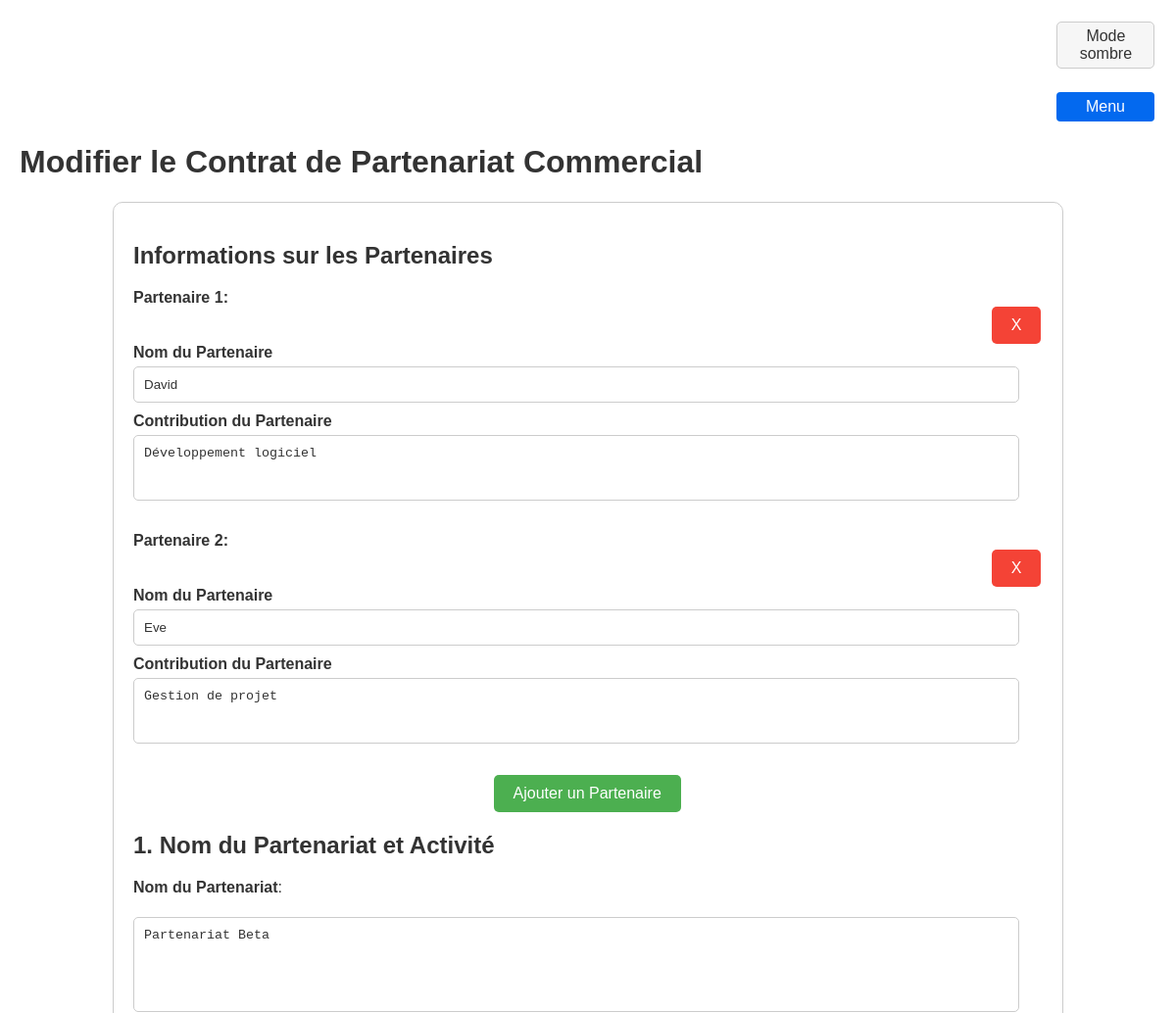
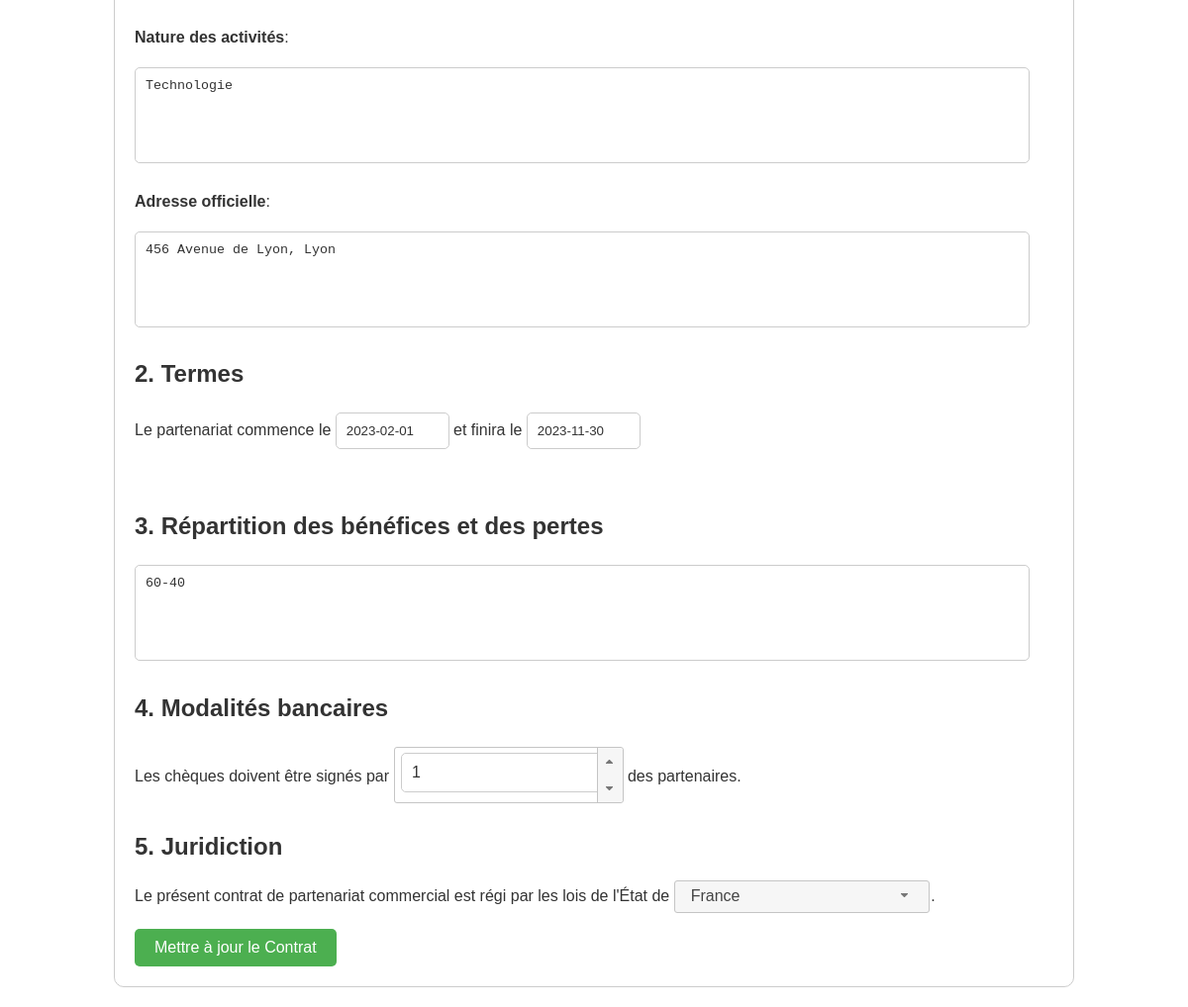
/edit_contract.php?id=2, run on the app's committed database (2 pictures, top to bottom).
### tables this page shows
CREATE TABLE `partenaire_formulaire` (
  `formulaire_id` int(11) NOT NULL,
  `partenaire_id` int(11) NOT NULL,
  `contribution` varchar(255) NOT NULL
);

CREATE TABLE `partenaire` (
  `id` int(11) NOT NULL,
  `nom` varchar(255) NOT NULL
);

CREATE TABLE `formulaire` (
  `id` int(11) NOT NULL,
  `date_creation` datetime NOT NULL,
  `num_partners` int(11) NOT NULL,
  `activity_type` varchar(255) NOT NULL,
  `partnership_name` varchar(255) NOT NULL,
  `official_address` varchar(255) NOT NULL,
  `start_date` date NOT NULL,
  `end_date` date NOT NULL,
  `profit_loss_distribution` varchar(255) NOT NULL,
  `signing_partner_count` int(11) NOT NULL,
  `country_code` varchar(2) NOT NULL,
  `id_compte` int(11) DEFAULT NULL
);

### functions.php (called while the page is built, shortened)
<?php
function sqlquery($pdo, $query, $params = [])
{
    $stmt = $pdo->prepare($query);
    $stmt->execute($params);
    return $stmt;
}
function getFormDataById($pdo, $formId)
{
    $queryForm = "SELECT * FROM formulaire WHERE id = :id";
    $formData = sqlquery($pdo, $queryForm, [':id' => $formId])->fetch(PDO::FETCH_ASSOC);
    $queryPartners = "SELECT p.id, p.nom, pf.contribution FROM partenaire p
                      JOIN partenaire_formulaire pf ON p.id = pf.partenaire_id
                      WHERE pf.formulaire_id = :formulaire_id";
    $partners = sqlquery($pdo, $queryPartners, [':formulaire_id' => $formId])->fetchAll(PDO::FETCH_ASSOC);
    $data = [
        'date_creation' => $formData['date_creation'],
        'num_partners' => $formData['num_partners'],
        'activity_type' => $formData['activity_type'],
        'partnership_name' => $formData['partnership_name'],
        'official_address' => $formData['official_address'],
        'start_date' => $formData['start_date'],
        'end_date' => $formData['end_date'],
        'profit_loss_distribution' => $formData['profit_loss_distribution'],
        'signing_partner_count' => $formData['signing_partner_count'],
        'country_code' => $formData['country_code'],
    ];
    return ['data' => $data, 'partners' => $partners];
}
?>

### edit_contract.php (the view, shortened to what this page needs)
<?php
require_once('html_utils/header.php');
require_once('functions.php');
$pdo = connectDB();
if (isset($_GET['id'])) {
    $formId = (int)$_GET['id'];
    try {
        $formData = getFormDataById($pdo, $formId);
    } catch (Exception $e) {
        echo "<p>Erreur : " . $e->getMessage() . "</p>";
        exit;
    }
} else {
    echo "<p>Erreur : ID du formulaire manquant.</p>";
    exit;
}
?>
<h1>Modifier le Contrat de Partenariat Commercial</h1>
<form method="POST" action="">
    <h2>Informations sur les Partenaires</h2>
    <div id="partners-container">
        <?php foreach ($formData['partners'] as $index => $partner): ?>
            <div class="partner-section">
                <label class="partnerNum">Partenaire <?php echo $index + 1; ?>:</label>
                <br>
                <div class="delete-partner-container">
                    <button type="button" class="delete-partner-button">X</button>
                </div>
                <label>Nom du Partenaire</label>
                <input type="text" class="partner-name" name="partner[]" value="<?php echo htmlspecialchars($partner['nom']); ?>" required>
                <label>Contribution du Partenaire</label>
                <textarea name="contribution[]" class="contributions" rows="3" required style="resize: none;"><?php echo htmlspecialchars($partner['contribution']); ?></textarea>
                <br>
                <br>
            </div>
        <?php endforeach; ?>
    </div>
    <div id="bottom-page-container">
        <button type="button" id="add-partner-button">Ajouter un Partenaire</button>
    </div>
    <h2>1. Nom du Partenariat et Activité</h2>
    <p><strong>Nom du Partenariat</strong>: </p>
    <textarea id="partnershipName" name="partnershipName" rows="5" required style="resize: none;"><?php echo htmlspecialchars($formData['data']['partnership_name']); ?></textarea>
    <p><strong>Nature des activités</strong>: </p>
    <textarea id="activityType" name="activityType" rows="5" required style="resize: none;"><?php echo htmlspecialchars($formData['data']['activity_type']); ?></textarea>
    <p><strong>Adresse officielle</strong>: </p>
    <textarea id="officialAdress" name="officialAdress" rows="5" required style="resize: none;"><?php echo htmlspecialchars($formData['data']['official_address']); ?></textarea>
    <h2>2. Termes</h2>
    <p>Le partenariat commence le <input type="text" id="date_debut" name="date_debut" value="<?php echo htmlspecialchars($formData['data']['start_date']); ?>"> et finira le <input type="text" id="date_fin" name="date_fin" value="<?php echo htmlspecialchars($formData['data']['end_date']); ?>"></p>
    <br>
    <h2>3. Répartition des bénéfices et des pertes</h2>
    <textarea id="distributionOfProfitsAndLosses" name="distributionOfProfitsAndLosses" rows="5" required style="resize: none;"><?php echo htmlspecialchars($formData['data']['profit_loss_distribution']); ?></textarea>
    <h2>4. Modalités bancaires</h2>
    <p>Les chèques doivent être signés par <input type="number" id="partnerCount" class="spinner-input" name="partnerCount" min="1" max="<?php echo count($formData['partners']); ?>" value="<?php echo htmlspecialchars($formData['data']['signing_partner_count']); ?>"> des partenaires.</p>
    <h2>5. Juridiction</h2>
    <p>Le présent contrat de partenariat commercial est régi par les lois de l'État de
    .
    </p>
    <button type="submit" id="submitFinalForm">Mettre à jour le Contrat</button>
</form>
<?php require_once('html_utils/footer.php'); ?>

### style.css (style rules this page uses)
body { font-family: Arial, sans-serif; margin: 20px; background-color: #f9f9f9; }
form { max-width: 80%; margin: auto; border: 1px solid #ccc; padding: 20px; border-radius: 10px; background-color: #fff; }
label { font-weight: bold; }
input[type="text"], input[type="number"], input[type="email"], input[type="password"], .spinner-input, .ui-spinner, .ui-spinner-input, textarea { width: 95%; padding: 10px; margin-top: 5px; margin-bottom: 10px; border: 1px solid #ccc; border-radius: 5px; }
input[type="text"]#date_debut, input[type="text"]#date_fin { width: 10%; }
input[type="submit"], button#add-partner-button, button#submitFinalForm, button[type="submit"] { background-color: #4caf50; color: white; padding: 10px 20px; border: none; border-radius: 5px; cursor: pointer; transition: background-color 0.3s ease; }
.light-theme { background-color: #ffffff; color : #333; }
.delete-partner-container { display: flex; justify-content: right; }
.delete-partner-container button { background-color: #f44336; color: white; padding: 10px 20px; border: none; border-radius: 5px; cursor: pointer; transition: background-color 0.3s ease; }
#bottom-page-container { display: flex; justify-content: space-around; }
#partnerCount { width: 200px; }

### data on the page
partenaire_formulaire: partenaire.nom "David", contribution "Développement logiciel"
partenaire_formulaire: partenaire.nom "Eve", contribution "Gestion de projet"
formulaire: partnershipName "Partenariat Beta", activityType "Technologie", officialAdress "456 Avenue de Lyon, Lyon", date_debut "2023-02-01", date_fin "2023-11-30", distributionOfProfitsAndLosses "60-40", partnerCount "1"
